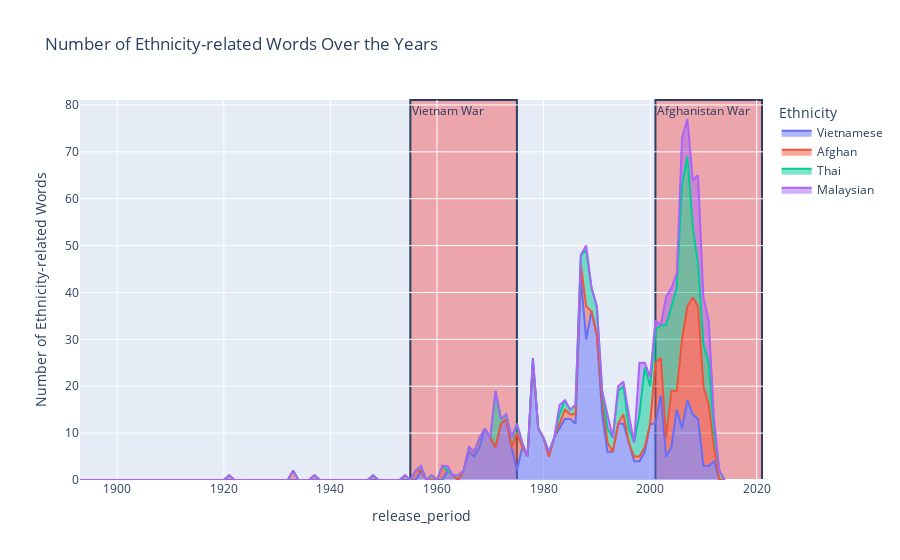

This figure's notebook cell:
### Code cell
ethnicities=['Vietnamese','Afghan','Thai','Malaysian']
plot_occurrences(df_sum, ethmerged, ethnicities, 1,[
    ('1955', '1975', 'Vietnam War'),('2001', '2021', 'Afghanistan War')
])

### Figure 1 — Plotly figure (JSON) as saved in the notebook; plotly's stock layout.template omitted (floating-point values rounded to 4 significant figures)
{"data": [{"fillpattern": {"shape": ""}, "hovertemplate": "Ethnicity=Vietnamese<br>release_period=%{x}<br>Number of Ethnicity-related Words=%{y}<extra></extra>", "legendgroup": "Vietnamese", "line": {"color": "#636efa"}, "marker": {"symbol": "circle"}, "mode": "lines", "name": "Vietnamese", "orientation": "v", "showlegend": true, "stackgroup": "1", "type": "scatter", "x": [1893, 1894, 1895, 1896, 1897, 1898, 1899, 1900, 1901, 1902, 1903, 1904, 1905, 1906, 1907, 1908, 1909, 1910, 1911, 1912, 1913, 1914, 1915, 1916, 1917, 1918, 1919, 1920, 1921, 1922, 1923, 1924, 1925, 1926, 1927, 1928, 1929, 1930, 1931, 1932, 1933, 1934, 1935, 1936, 1937, 1938, 1939, 1940, 1941, 1942, 1943, 1944, 1945, 1946, 1947, 1948, 1949, 1950, 1951, 1952, 1953, 1954, 1955, 1956, 1957, 1958, 1959, 1960, 1961, 1962, 1963, 1964, 1965, 1966, 1967, 1968, 1969, 1970, 1971, 1972, 1973, 1974, 1975, 1976, 1977, 1978, 1979, 1980, 1981, 1982, 1983, 1984, 1985, 1986, 1987, 1988, 1989, 1990, 1991, 1992, 1993, 1994, 1995, 1996, 1997, 1998, 1999, 2000, 2001, 2002, 2003, 2004, 2005, 2006, 2007, 2008, 2009, 2010, 2011, 2012, 2013, 2014], "xaxis": "x", "y": [0, 0, 0, 0, 0, 0, 0, 0, 0, 0, 0, 0, 0, 0, 0, 0, 0, 0, 0, 0, 0, 0, 0, 0, 0, 0, 0, 0, 0, 0, 0, 0, 0, 0, 0, 0, 0, 0, 0, 0, 0, 0, 0, 0, 0, 0, 0, 0, 0, 0, 0, 0, 0, 0, 0, 0, 0, 0, 0, 0, 0, 0, 0, 0, 2, 0, 0, 0, 0, 2, 1, 0, 2, 6, 5, 7, 11, 9, 7, 12, 13, 7, 2, 7, 5, 25, 11, 9, 5, 9, 11, 13, 13, 12, 43, 30, 36, 31, 14, 6, 6, 12, 12, 8, 4, 4, 6, 12, 12, 18, 5, 7, 15, 11, 17, 14, 13, 3, 3, 4, 0, 0], "yaxis": "y"}, {"fillpattern": {"shape": ""}, "hovertemplate": "Ethnicity=Afghan<br>release_period=%{x}<br>Number of Ethnicity-related Words=%{y}<extra></extra>", "legendgroup": "Afghan", "line": {"color": "#EF553B"}, "marker": {"symbol": "circle"}, "mode": "lines", "name": "Afghan", "orientation": "v", "showlegend": true, "stackgroup": "1", "type": "scatter", "x": [1893, 1894, 1895, 1896, 1897, 1898, 1899, 1900, 1901, 1902, 1903, 1904, 1905, 1906, 1907, 1908, 1909, 1910, 1911, 1912, 1913, 1914, 1915, 1916, 1917, 1918, 1919, 1920, 1921, 1922, 1923, 1924, 1925, 1926, 1927, 1928, 1929, 1930, 1931, 1932, 1933, 1934, 1935, 1936, 1937, 1938, 1939, 1940, 1941, 1942, 1943, 1944, 1945, 1946, 1947, 1948, 1949, 1950, 1951, 1952, 1953, 1954, 1955, 1956, 1957, 1958, 1959, 1960, 1961, 1962, 1963, 1964, 1965, 1966, 1967, 1968, 1969, 1970, 1971, 1972, 1973, 1974, 1975, 1976, 1977, 1978, 1979, 1980, 1981, 1982, 1983, 1984, 1985, 1986, 1987, 1988, 1989, 1990, 1991, 1992, 1993, 1994, 1995, 1996, 1997, 1998, 1999, 2000, 2001, 2002, 2003, 2004, 2005, 2006, 2007, 2008, 2009, 2010, 2011, 2012, 2013, 2014], "xaxis": "x", "y": [0, 0, 0, 0, 0, 0, 0, 0, 0, 0, 0, 0, 0, 0, 0, 0, 0, 0, 0, 0, 0, 0, 0, 0, 0, 0, 0, 0, 1, 0, 0, 0, 0, 0, 0, 0, 0, 0, 0, 0, 2, 0, 0, 0, 1, 0, 0, 0, 0, 0, 0, 0, 0, 0, 0, 1, 0, 0, 0, 0, 0, 1, 0, 2, 0, 0, 0, 0, 3, 0, 0, 0, 0, 1, 1, 2, 0, 0, 0, 0, 0, 0, 8, 0, 0, 0, 0, 0, 0, 0, 1, 2, 1, 2, 3, 7, 0, 0, 3, 2, 0, 0, 2, 0, 1, 1, 1, 0, 13, 8, 4, 12, 4, 19, 20, 25, 24, 17, 13, 3, 0, 0], "yaxis": "y"}, {"fillpattern": {"shape": ""}, "hovertemplate": "Ethnicity=Thai<br>release_period=%{x}<br>Number of Ethnicity-related Words=%{y}<extra></extra>", "legendgroup": "Thai", "line": {"color": "#00cc96"}, "marker": {"symbol": "circle"}, "mode": "lines", "name": "Thai", "orientation": "v", "showlegend": true, "stackgroup": "1", "type": "scatter", "x": [1893, 1894, 1895, 1896, 1897, 1898, 1899, 1900, 1901, 1902, 1903, 1904, 1905, 1906, 1907, 1908, 1909, 1910, 1911, 1912, 1913, 1914, 1915, 1916, 1917, 1918, 1919, 1920, 1921, 1922, 1923, 1924, 1925, 1926, 1927, 1928, 1929, 1930, 1931, 1932, 1933, 1934, 1935, 1936, 1937, 1938, 1939, 1940, 1941, 1942, 1943, 1944, 1945, 1946, 1947, 1948, 1949, 1950, 1951, 1952, 1953, 1954, 1955, 1956, 1957, 1958, 1959, 1960, 1961, 1962, 1963, 1964, 1965, 1966, 1967, 1968, 1969, 1970, 1971, 1972, 1973, 1974, 1975, 1976, 1977, 1978, 1979, 1980, 1981, 1982, 1983, 1984, 1985, 1986, 1987, 1988, 1989, 1990, 1991, 1992, 1993, 1994, 1995, 1996, 1997, 1998, 1999, 2000, 2001, 2002, 2003, 2004, 2005, 2006, 2007, 2008, 2009, 2010, 2011, 2012, 2013, 2014], "xaxis": "x", "y": [0, 0, 0, 0, 0, 0, 0, 0, 0, 0, 0, 0, 0, 0, 0, 0, 0, 0, 0, 0, 0, 0, 0, 0, 0, 0, 0, 0, 0, 0, 0, 0, 0, 0, 0, 0, 0, 0, 0, 0, 0, 0, 0, 0, 0, 0, 0, 0, 0, 0, 0, 0, 0, 0, 0, 0, 0, 0, 0, 0, 0, 0, 0, 0, 1, 0, 1, 0, 0, 0, 0, 1, 0, 0, 0, 0, 0, 0, 12, 1, 1, 2, 2, 1, 0, 1, 0, 0, 1, 0, 2, 2, 1, 2, 2, 12, 5, 6, 2, 3, 3, 7, 6, 3, 3, 9, 17, 8, 7, 7, 24, 18, 22, 33, 32, 15, 9, 9, 9, 3, 2, 0], "yaxis": "y"}, {"fillpattern": {"shape": ""}, "hovertemplate": "Ethnicity=Malaysian<br>release_period=%{x}<br>Number of Ethnicity-related Words=%{y}<extra></extra>", "legendgroup": "Malaysian", "line": {"color": "#ab63fa"}, "marker": {"symbol": "circle"}, "mode": "lines", "name": "Malaysian", "orientation": "v", "showlegend": true, "stackgroup": "1", "type": "scatter", "x": [1893, 1894, 1895, 1896, 1897, 1898, 1899, 1900, 1901, 1902, 1903, 1904, 1905, 1906, 1907, 1908, 1909, 1910, 1911, 1912, 1913, 1914, 1915, 1916, 1917, 1918, 1919, 1920, 1921, 1922, 1923, 1924, 1925, 1926, 1927, 1928, 1929, 1930, 1931, 1932, 1933, 1934, 1935, 1936, 1937, 1938, 1939, 1940, 1941, 1942, 1943, 1944, 1945, 1946, 1947, 1948, 1949, 1950, 1951, 1952, 1953, 1954, 1955, 1956, 1957, 1958, 1959, 1960, 1961, 1962, 1963, 1964, 1965, 1966, 1967, 1968, 1969, 1970, 1971, 1972, 1973, 1974, 1975, 1976, 1977, 1978, 1979, 1980, 1981, 1982, 1983, 1984, 1985, 1986, 1987, 1988, 1989, 1990, 1991, 1992, 1993, 1994, 1995, 1996, 1997, 1998, 1999, 2000, 2001, 2002, 2003, 2004, 2005, 2006, 2007, 2008, 2009, 2010, 2011, 2012, 2013, 2014], "xaxis": "x", "y": [0, 0, 0, 0, 0, 0, 0, 0, 0, 0, 0, 0, 0, 0, 0, 0, 0, 0, 0, 0, 0, 0, 0, 0, 0, 0, 0, 0, 0, 0, 0, 0, 0, 0, 0, 0, 0, 0, 0, 0, 0, 0, 0, 0, 0, 0, 0, 0, 0, 0, 0, 0, 0, 0, 0, 0, 0, 0, 0, 0, 0, 0, 0, 0, 0, 0, 0, 0, 0, 1, 0, 0, 0, 0, 0, 0, 0, 0, 0, 0, 0, 0, 0, 0, 0, 0, 0, 0, 0, 0, 2, 0, 0, 0, 0, 1, 0, 0, 0, 3, 0, 1, 1, 3, 0, 11, 1, 2, 2, 0, 6, 4, 3, 10, 8, 10, 19, 10, 9, 3, 0, 0], "yaxis": "y"}], "layout": {"annotations": [{"showarrow": false, "text": "Vietnam War", "x": "1955", "xanchor": "left", "xref": "x", "y": 1, "yanchor": "top", "yref": "y domain"}, {"showarrow": false, "text": "Afghanistan War", "x": "2001", "xanchor": "left", "xref": "x", "y": 1, "yanchor": "top", "yref": "y domain"}], "legend": {"title": {"text": "Ethnicity"}, "tracegroupgap": 0}, "shapes": [{"fillcolor": "rgba(255, 0, 0, 0.3)", "layer": "below", "type": "rect", "x0": "1955", "x1": "1975", "xref": "x", "y0": 0, "y1": 1, "yref": "y domain"}, {"fillcolor": "rgba(255, 0, 0, 0.3)", "layer": "below", "type": "rect", "x0": "2001", "x1": "2021", "xref": "x", "y0": 0, "y1": 1, "yref": "y domain"}], "title": {"text": "Number of Ethnicity-related Words Over the Years "}, "xaxis": {"anchor": "y", "domain": [0, 1], "title": {"text": "release_period"}}, "yaxis": {"anchor": "x", "domain": [0, 1], "title": {"text": "Number of Ethnicity-related Words"}}}}
